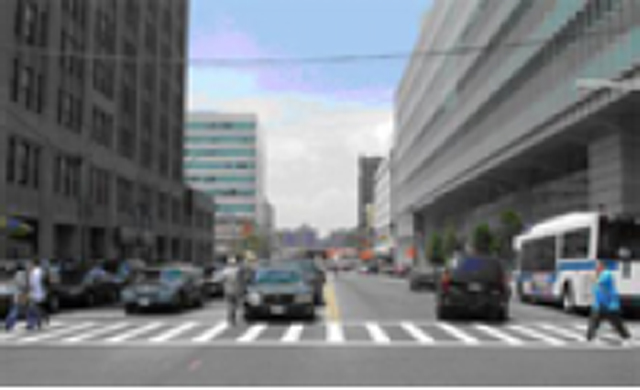
%> input picture 2-DE_DWL/1-平行线道路/1.jpg, 640 x 390 px
$ octave --eval "result = GetImageMag(imread('1.jpg'));"   (GNU Octave 9; MATLAB toolbox functions it lacks are replaced by stand-ins)
%> lines starting %> are read from the running program, lines starting %| are printed output that depends on the picture
function [mag,e] = GetImageMag(a)
%UNTITLED2 Summary of this function goes here
%   Detailed explanation goes here

% Transform to a double precision intensity image if necessary
if ~isa(a,'double') && ~isa(a,'single')
  a = im2single(a);
end
thresh=[];
sigma=2;
[m,n] = size(a);
%> m = 390; n = 1920

% The output edge map:
e = false(m,n);
  GaussianDieOff = .0001;
  PercentOfPixelsNotEdges = .7; % Used for selecting thresholds
  ThresholdRatio = .4;          % Low thresh is this fraction of the high.

  % Design the filters - a gaussian and its derivative

  pw = 1:30; % possible widths
  ssq = sigma^2;
  width = find(exp(-(pw.*pw)/(2*ssq))>GaussianDieOff,1,'last');
  if isempty(width)
    width = 1;  % the user entered a really small sigma
  end

  t = (-width:width);
  gau = exp(-(t.*t)/(2*ssq))/(2*pi*ssq);     % the gaussian 1D filter

  % Find the directional derivative of 2D Gaussian (along X-axis)
  % Since the result is symmetric along X, we can get the derivative along
  % Y-axis simply by transposing the result for X direction.
  [x,y]=meshgrid(-width:width,-width:width);
  dgau2D=-x.*exp(-(x.*x+y.*y)/(2*ssq))/(pi*ssq);

  % Convolve the filters with the image in each direction
  % The canny edge detector first requires convolution with
  % 2D gaussian, and then with the derivitave of a gaussian.
  % Since gaussian filter is separable, for smoothing, we can use
  % two 1D convolutions in order to achieve the effect of convolving
  % with 2D Gaussian.  We convolve along rows and then columns.

  %smooth the image out
  aSmooth=imfilter(a,gau,'conv','replicate');   % run the filter across rows
  aSmooth=imfilter(aSmooth,gau','conv','replicate'); % and then across columns

  %apply directional derivatives
  ax = imfilter(aSmooth, dgau2D, 'conv','replicate');
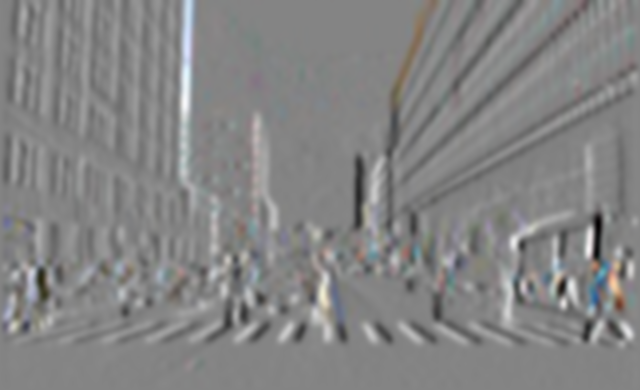
%> ax: size 390x640x3 single; mean R, G, B 1.87e-05, 2.36e-05, 2.66e-05; drawn with min black and max white
  ay = imfilter(aSmooth, dgau2D', 'conv','replicate');
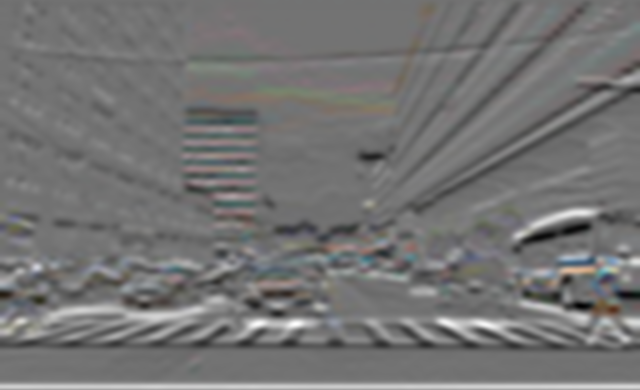
%> ay: size 390x640x3 single; mean R, G, B 0.000333, 0.000283, 0.000237; drawn with min black and max white

  mag = sqrt((ax.*ax) + (ay.*ay));
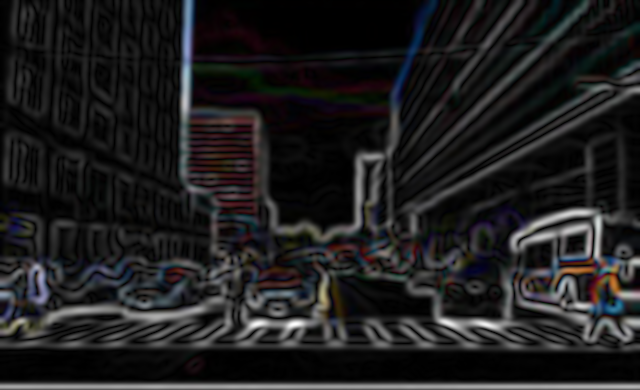
%> mag: size 390x640x3 single; mean R, G, B 0.00395, 0.00388, 0.00398; drawn with min black and max white
  magmax = max(mag(:));
%> magmax = 0.032
  if magmax>0
    mag = mag / magmax;   % normalize
  end
  figure
  imshow(mag);
   % Select the thresholds
  if isempty(thresh)
    counts=imhist(mag, 64);
%> counts = 64 values, max 103521 at index 2, min 15 at index 63, mean 11700
    highThresh = find(cumsum(counts) > PercentOfPixelsNotEdges*m*n,...
                      1,'first') / 64;
%> highThresh = 0.156
    lowThresh = ThresholdRatio*highThresh;
%> lowThresh = 0.0625
    thresh = [lowThresh highThresh];
%> thresh = [0.0625 0.156]
  elseif length(thresh)==1
    highThresh = thresh;
    if thresh>=1
      eid = sprintf('Images:%s:thresholdMustBeLessThanOne', mfilename);
      msg = 'The threshold must be less than 1.';
      error(eid,'%s',msg);
    end
    lowThresh = ThresholdRatio*thresh;
    thresh = [lowThresh highThresh];
  elseif length(thresh)==2
    lowThresh = thresh(1);
    highThresh = thresh(2);
    if (lowThresh >= highThresh) || (highThresh >= 1)
      eid = sprintf('Images:%s:thresholdOutOfRange', mfilename);
      msg = 'Thresh must be [low high], where low < high < 1.';
      error(eid,'%s',msg);
    end
  end

  % The next step is to do the non-maximum suppression.
  % We will accrue indices which specify ON pixels in strong edgemap
  % The array e will become the weak edge map.
  idxStrong = [];
  for dir = 1:4
    idxLocalMax = cannyFindLocalMaxima(dir,ax,ay,mag);
    idxWeak = idxLocalMax(mag(idxLocalMax) > lowThresh);
    e(idxWeak)=1;
    idxStrong = [idxStrong; idxWeak(mag(idxWeak) > highThresh)];
  end
  figure
  imshow(e);

end
%> (the run ends here)

$ run again, on 2-DE_DWL/1-平行线道路/2.jpg
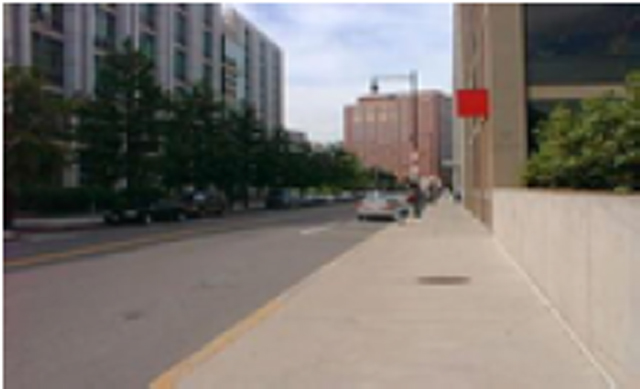
%> input picture 2-DE_DWL/1-平行线道路/2.jpg, 640 x 389 px
%> in GetImageMag, `ay = imfilter(aSmooth, dgau2D', 'conv','replicate');`:
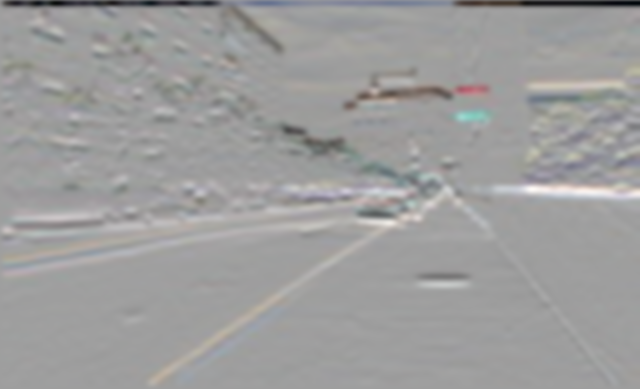
%> ay: size 389x640x3 single; mean R, G, B -0.000184, -0.000236, -0.000279; drawn with min black and max white
%> in GetImageMag, `mag = sqrt((ax.*ax) + (ay.*ay));`:
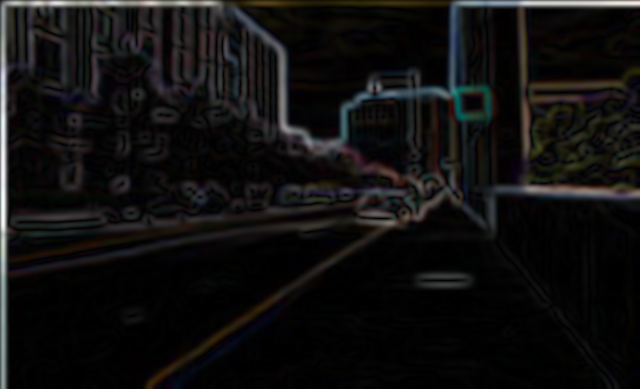
%> mag: size 389x640x3 single; mean R, G, B 0.00275, 0.00263, 0.0026; drawn with min black and max white
%> magmax = 0.0401
%> counts = 64 values, max 214124 at index 2, min 26 at index 64, mean 11670
%> highThresh = 0.0781
%> lowThresh = 0.0312
%> thresh = [0.0312 0.0781]

$ run again, on 2-DE_DWL/1-平行线道路/3.jpg
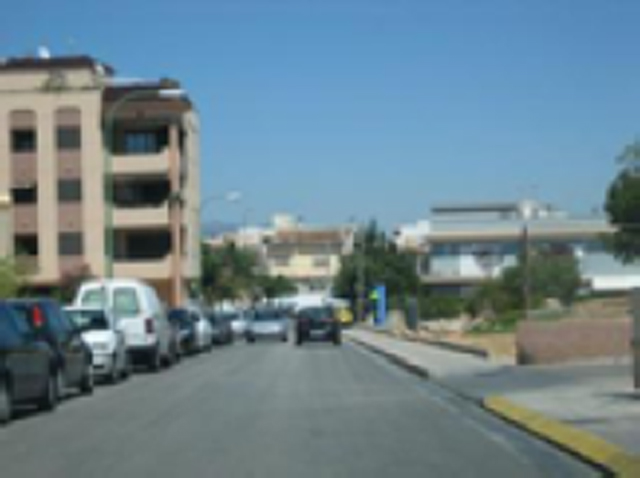
%> input picture 2-DE_DWL/1-平行线道路/3.jpg, 640 x 478 px
%> in GetImageMag, `ay = imfilter(aSmooth, dgau2D', 'conv','replicate');`:
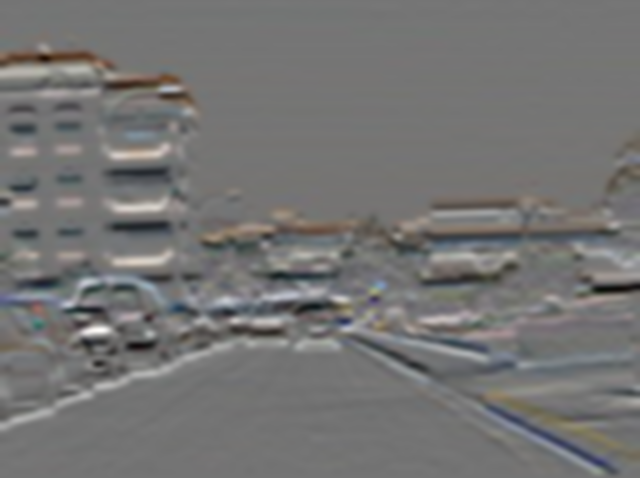
%> ay: size 478x640x3 single; mean R, G, B 3.19e-05, -7.54e-05, -0.000211; drawn with min black and max white
%> in GetImageMag, `mag = sqrt((ax.*ax) + (ay.*ay));`:
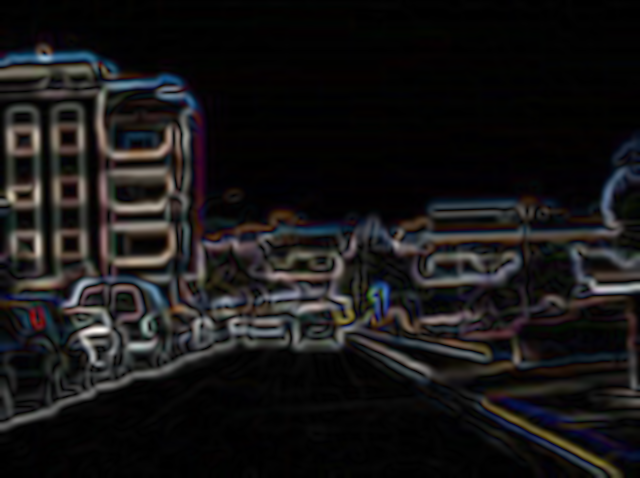
%> mag: size 478x640x3 single; mean R, G, B 0.00296, 0.00281, 0.00286; drawn with min black and max white
%> magmax = 0.0312
%> counts = 64 values, max 259960 at index 2, min 5 at index 64, mean 14340
%> highThresh = 0.109
%> lowThresh = 0.0438
%> thresh = [0.0438 0.109]
